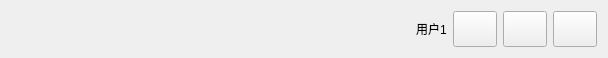
<?xml version="1.0" encoding="UTF-8"?>
<ui version="4.0">
 <class>CustomTitleWidget</class>
 <widget class="QWidget" name="CustomTitleWidget">
  <property name="geometry">
   <rect>
    <x>0</x>
    <y>0</y>
    <width>608</width>
    <height>54</height>
   </rect>
  </property>
  <property name="windowTitle">
   <string>Form</string>
  </property>
  <layout class="QHBoxLayout" name="horizontalLayout">
   <item>
    <widget class="QLabel" name="btnChildTitle">
     <property name="text">
      <string/>
     </property>
    </widget>
   </item>
   <item>
    <spacer name="horizontalSpacer">
     <property name="sizePolicy">
      <sizepolicy hsizetype="Minimum" vsizetype="Minimum">
       <horstretch>0</horstretch>
       <verstretch>0</verstretch>
      </sizepolicy>
     </property>
     <property name="orientation">
      <enum>Qt::Horizontal</enum>
     </property>
     <property name="sizeHint" stdset="0">
      <size>
       <width>343</width>
       <height>20</height>
      </size>
     </property>
    </spacer>
   </item>
   <item>
    <widget class="QLabel" name="labelUserIcon">
     <property name="sizePolicy">
      <sizepolicy hsizetype="Preferred" vsizetype="Preferred">
       <horstretch>0</horstretch>
       <verstretch>0</verstretch>
      </sizepolicy>
     </property>
     <property name="minimumSize">
      <size>
       <width>40</width>
       <height>25</height>
      </size>
     </property>
     <property name="maximumSize">
      <size>
       <width>40</width>
       <height>25</height>
      </size>
     </property>
     <property name="text">
      <string/>
     </property>
    </widget>
   </item>
   <item>
    <widget class="QLabel" name="labelUserName">
     <property name="sizePolicy">
      <sizepolicy hsizetype="Preferred" vsizetype="Preferred">
       <horstretch>0</horstretch>
       <verstretch>0</verstretch>
      </sizepolicy>
     </property>
     <property name="minimumSize">
      <size>
       <width>0</width>
       <height>25</height>
      </size>
     </property>
     <property name="maximumSize">
      <size>
       <width>16777215</width>
       <height>25</height>
      </size>
     </property>
     <property name="text">
      <string>用户1</string>
     </property>
    </widget>
   </item>
   <item>
    <widget class="QPushButton" name="btnMinimize">
     <property name="minimumSize">
      <size>
       <width>44</width>
       <height>36</height>
      </size>
     </property>
     <property name="maximumSize">
      <size>
       <width>44</width>
       <height>36</height>
      </size>
     </property>
     <property name="text">
      <string/>
     </property>
    </widget>
   </item>
   <item>
    <widget class="QPushButton" name="btnMaximize">
     <property name="minimumSize">
      <size>
       <width>44</width>
       <height>36</height>
      </size>
     </property>
     <property name="maximumSize">
      <size>
       <width>44</width>
       <height>36</height>
      </size>
     </property>
     <property name="text">
      <string/>
     </property>
    </widget>
   </item>
   <item>
    <widget class="QPushButton" name="btnClose">
     <property name="minimumSize">
      <size>
       <width>44</width>
       <height>36</height>
      </size>
     </property>
     <property name="maximumSize">
      <size>
       <width>44</width>
       <height>36</height>
      </size>
     </property>
     <property name="text">
      <string/>
     </property>
    </widget>
   </item>
  </layout>
 </widget>
 <resources/>
 <connections/>
</ui>
